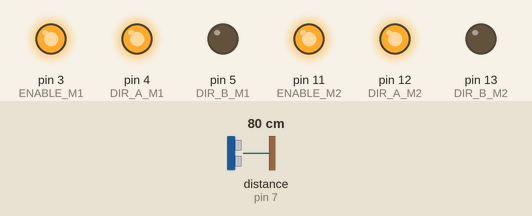
A sketch run on a simulated Arduino Uno, built with avr-gcc and run on an emulated ATmega328P. Parts: output pins drawn as LEDs (lit = HIGH). Inputs (shaded band) come from the test bench; at power-on: distance to the obstacle (sensor on pin 7) 80 cm. The echo pulse lasts 58.3 µs per cm.

Above: at 1.2 s.
1.3 s: distance to the obstacle (sensor on pin 7) set to 22 cm
2.8 s: distance to the obstacle (sensor on pin 7) set to 18 cm
At 3.7 s:
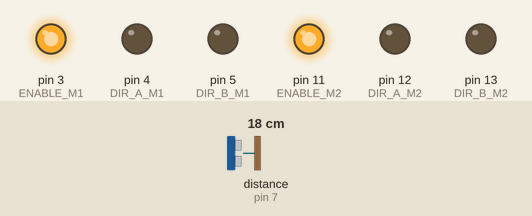
4.4 s: distance to the obstacle (sensor on pin 7) set to 35 cm
At 7.1 s:
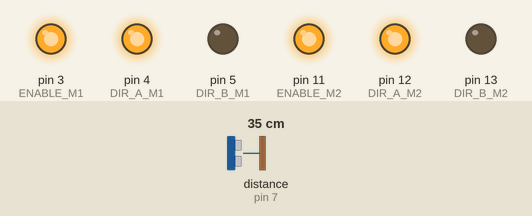
7.4 s: distance to the obstacle (sensor on pin 7) set to 2 cm
At 8.0 s:
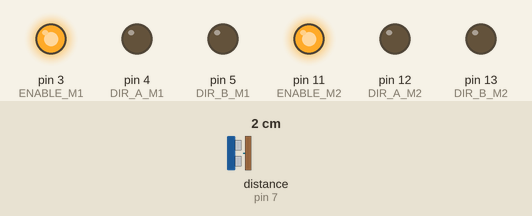
Timing chart, 0 to 10.0 s (numbered marks = the images above; inputs shaded):
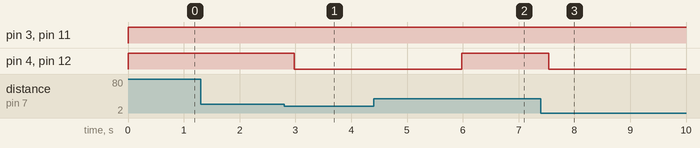

The sketch:

ultrasonic_construction_test.ino
```cpp
#include "SR04.h"
#define ENABLE_M1 3
#define DIR_A_M1 4
#define DIR_B_M1 5

#define ENABLE_M2 11
#define DIR_A_M2 12
#define DIR_B_M2 13

#define TRIG_PIN 7
#define ECHO_PIN 6
SR04 sr04 = SR04(ECHO_PIN,TRIG_PIN);
long a;

void setup() {
  Serial.begin(9600);

  pinMode(ENABLE_M1, OUTPUT);
  pinMode(DIR_A_M1, OUTPUT);
  pinMode(DIR_B_M1, OUTPUT);

  pinMode(ENABLE_M2, OUTPUT);
  pinMode(DIR_A_M2, OUTPUT);
  pinMode(DIR_B_M2, OUTPUT);
}

void loop() {
  digitalWrite(ENABLE_M1, HIGH);
  digitalWrite(ENABLE_M2, HIGH);

  digitalWrite(DIR_A_M1, HIGH);
  digitalWrite(DIR_A_M2, HIGH);
  digitalWrite(DIR_B_M1, LOW);
  digitalWrite(DIR_B_M2, LOW);

  a=sr04.Distance();
  while(a > 20) {
    a=sr04.Distance();
    //Serial.print(a);
    //Serial.println("cm");
    delay(100);
  }

  digitalWrite(DIR_A_M1, LOW);
  digitalWrite(DIR_A_M2, LOW);
  delay(3000);
}
```

Measured:
- the behaviour switches between 21 and 20 cm on distance to the obstacle (sensor on pin 7) (found by bisection; images 0 and 1)
- after the input at 1.3 s, every drawn part: stays the same
- after the input at 2.8 s, pin 4 (DIR_A_M1), pin 12 (DIR_A_M2): HIGH → LOW after 0.18 s
- after the input at 4.4 s, pin 4 (DIR_A_M1), pin 12 (DIR_A_M2): goes on until 6.0 s, then stays HIGH
- after the input at 7.4 s, pin 4 (DIR_A_M1), pin 12 (DIR_A_M2): HIGH → LOW after 0.14 s
